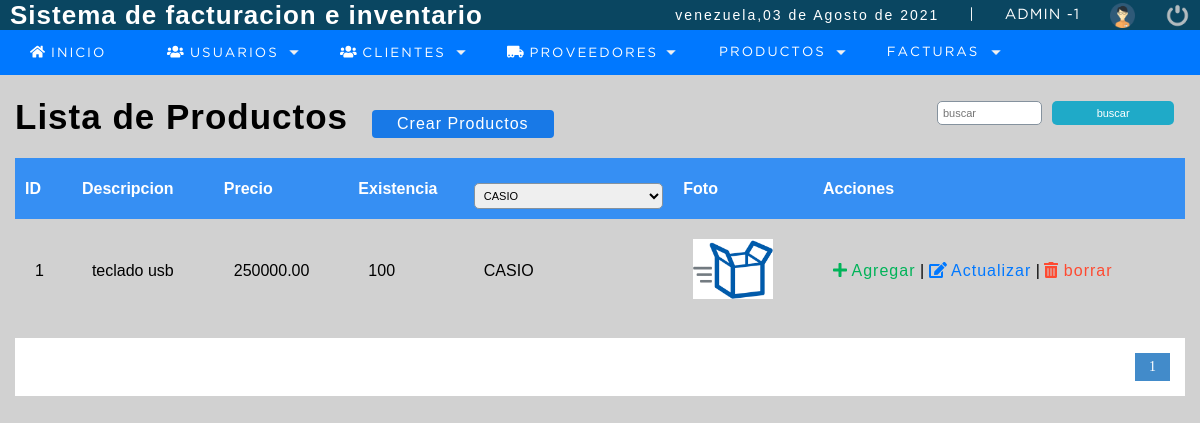
The page /sistema/buscar_productos.php?proveedor=3 (signed in) on the database its author committed.
### tables this page shows
CREATE TABLE `producto` (
  `codproducto` int(11) NOT NULL,
  `descripcion` varchar(100) DEFAULT NULL,
  `proveedor` int(11) DEFAULT NULL,
  `precio` decimal(10,2) DEFAULT NULL,
  `existencia` int(11) DEFAULT NULL,
  `foto` text DEFAULT NULL,
  `date_add` datetime NOT NULL DEFAULT current_timestamp(),
  `usuario_id` int(11) NOT NULL,
  `status` int(11) NOT NULL DEFAULT 1
);

CREATE TABLE `proveedor` (
  `codproveedor` int(11) NOT NULL,
  `proveedor` varchar(100) DEFAULT NULL,
  `contacto` varchar(100) DEFAULT NULL,
  `telefono` bigint(11) DEFAULT NULL,
  `direccion` text DEFAULT NULL,
  `date_add` datetime NOT NULL DEFAULT current_timestamp(),
  `usuario_id` int(11) NOT NULL,
  `status` int(11) NOT NULL DEFAULT 1
);

### sistema/buscar_productos.php (the view, shortened to what this page needs)
<?php
	include"../conexion.php"
?>
<!DOCTYPE html>
<html lang="en">
<head>
	<?php include "include/scripts.php";?>
</head>
<body>
	<?php include "include/header.php";?>
	<section id="container">
		<?php
		$busqueda = '';
		if (!empty($_REQUEST['proveedor'])) {
			$search_proveedor = strtolower($_REQUEST['proveedor']);
			$donde ="p.proveedor LIKE $search_proveedor 	AND p.status = 1";
			$buscar = 'proveedor='.$search_proveedor;
		}
		?>
		<h1>Lista de Productos</h1>
		<a href="registro_productos.php" class="btn_new">Crear Productos</a>
		<form action="buscar_productos.php" method="get" class="form_search">
			<input type="text" name="busqueda" id="busqueda" placeholder="buscar" value="<?php echo$busqueda ?>">
			<input type="submit" value="buscar" class="btn_search">
		</form>
		<table>
			<tr>
				<th>ID</th>
				<th>Descripcion</th>
				<th>Precio</th>
				<th>Existencia</th>
				<th>
			<?php
			$prov = 0;
			if (!empty($_REQUEST['proveedor'])) {
				$prov = $_REQUEST['proveedor'];
			}
			$query_proveedor = mysqli_query($conection,"SELECT codproveedor,proveedor FROM proveedor  WHERE status = 1 ORDER BY proveedor ASC");
			$result_proveedor = mysqli_num_rows($query_proveedor);
			 ?>
			<select name="proveedor" id="search_proveedor">
			<?php
			if ($result_proveedor > 0) {
				while ($proveedor = mysqli_fetch_array($query_proveedor)) {
					if ($prov ==$proveedor['codproveedor']) {
				?>
				<option value="<?php echo $proveedor['codproveedor']; ?>" selected><?php echo $proveedor['proveedor']; ?></option>
				<?php
					}else{
				?>
				<option value="<?php echo $proveedor['codproveedor']; ?>" ><?php echo $proveedor['proveedor']; ?></option>
				<?php
					}
				}
			}
			 ?>
			</select>
				</th>
				<th>Foto</th>
				<th>Acciones</th>
			</tr>
			<?php
			$sql_registe = mysqli_query($conection,"SELECT COUNT(*) AS total_registro FROM producto AS p WHERE  $donde ");
			$result_register = mysqli_fetch_array($sql_registe);
			$total_registro = $result_register['total_registro'];
			$por_pagina = 5;
			if (empty($_GET['pagina'])) {
				$pagina = 1;
			}else{
				$pagina = $_GET['pagina'];
			}
			$desde = ($pagina-1) * $por_pagina;
			$total_paginas = ceil($total_registro / $por_pagina);
			$query = mysqli_query($conection,"SELECT p.codproducto,p.descripcion,p.precio,p.existencia,pr.proveedor,p.foto FROM producto p
								 INNER JOIN proveedor pr
								 ON p.proveedor = pr.codproveedor
											  WHERE $donde
											  ORDER BY p.codproducto DESC LIMIT $desde,$por_pagina");
			$result = mysqli_num_rows($query);
			if ($result > 0) {
				while ($data = mysqli_fetch_array($query)) {
				if ($data['foto'] != 'img_producto.png') {
					$foto = 'img/uploads/'.$data['foto'];
				}else{
					$foto = 'img/'.$data['foto'];
				}
		?>
			<tr class="row<?php echo $data["codproducto"]; ?>">
				<td><?php echo $data["codproducto"]; ?></td>
				<td><?php echo $data["descripcion"]; ?></td>
				<td class="cell_precio"><?php echo $data["precio"]; ?></td>
				<td class="cell_existencia"><?php echo $data["existencia"]; ?></td>
				<td><?php echo $data["proveedor"]; ?></td>
				<td class="img_producto"><img src="<?php echo $foto; ?>" alt="<?php echo $data["descripcion"]; ?>" > </td>
				<?php if ($_SESSION['rol'] == 1 || $_SESSION['rol'] == 2) { ?>
				<td>
					<a class="link_add addproduct" product="<?php echo $data["codproducto"]; ?>" href="#"><i class="fas fa-plus"></i> Agregar</a>
					|
					<a class="link_edit" href="editar_producto.php?id=<?php echo $data["codproducto"]; ?>"><i class="fas fa-edit"></i> Actualizar</a>
					|
					<a class="link_delete del_producto" href="#" product="<?php echo $data["codproducto"]; ?>"><i class="fas fa-trash-alt"></i> borrar</a>
			</td>
			<?php }  ?>
			</tr>
			<?php
				}
			}
		?>
		</table>
		<?php
		if ($total_paginas !=0) {
		 ?>
			<div class="paginador">
				<ul>
				<?php
				for ($i=1; $i <=$total_paginas ; $i++) {
					if ($i ==$pagina) {
						echo '<li class="pageSelected">'.$i.'</li>';
					}else{
						echo '<li><a href="?pagina='.$i.'&'.$buscar.'">'.$i.'</a></li>';
					}
				}
				?>
				</ul>
			</div>
		<?php } ?>
	</section>
</body>
</html>

### sistema/css/style.css (style rules this page uses)
* { margin: 0; padding: 0; box-sizing: border-box; }
body { background: #d1d1d1; }
h1, h2, h3, h4, h5, h6 { font-family: 'arial'; font-weight: bold; letter-spacing: 1px; }
h1 { font-size: 26px; }
a { text-decoration: none; font-family: arial; letter-spacing: 1px; }
#container { padding: 90px 15px 15px; }
form { background: #fff; margin: auto; padding: 20px,50px; border: 1px solid #d1d1d1; }
input,select { display: block; width: 100%; font-size: 11px; padding: 5px; border: 1px solid #85929e; border-radius: 5px; }
#container h1 { font-size: 35px; display: inline-block; }
.btn_new { display: inline-block; background: #1879E7; color: #fff; padding: 5px 25px; border-radius: 4px; margin: 20px; }
table { border-collapse: collapse; font-size: 16px; font-family: 'arial'; width: 100%; }
table th { text-align: left; padding: 10px; background: #368FF3; color: #fff; }
table tr:nth-child(odd) { background: #fff; padding: 10px; }
table tr td { padding: 20px; }
.link_edit { color: #0078FF; }
.link_delete { color: #FE4A31; }
.link_add { color: #00b359; }
.paginador ul { padding: 15px; list-style: none; background: #fff; margin-top: 15px; display: -webkit-flex; display: -moz-flex; display: -ms-flex; display: -o-flex; display: flex; justify-content: flex-end; }
.paginador a,.pageSelected { color: #428bca; border: 1px solid #ddd; padding: 5px; display: inline-block; font-size: 14px; text-align: center; width: 35px; }
.pageSelected { color: #fff; background: #428bca; border: 1px solid #428bca; }
.form_search { display: -webkit-flex; display: -moz-flex; display: -ms-flex; display: -o-flex; display: flex; float: right; background: initial; padding: 10px; border-radius: 10px; }
.form_search .btn_search { background: #1faac8; color: #fff; padding: 0 20px; border: 0; cursor: pointer; margin-left: 10px; }
.img_producto img { width: 80px; height: auto; object-fit: cover; margin: auto; }

### rows shown on the page
producto: codproducto "1", descripcion "teclado usb", precio "250000.00", existencia "100", proveedor.proveedor "CASIO", foto (picture)

### other values the page prints
fechaC() "03 de Agosto de 2021"
$_SESSION['user'] "ADMIN"
$_SESSION['rol'] "1"
form field proveedor "CASIO"
